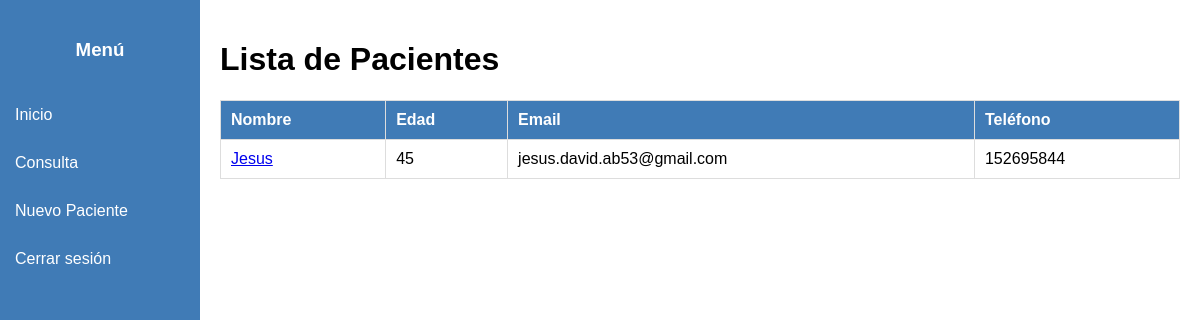
Before: /reportes/consultas/pacientes/ with the older database file.
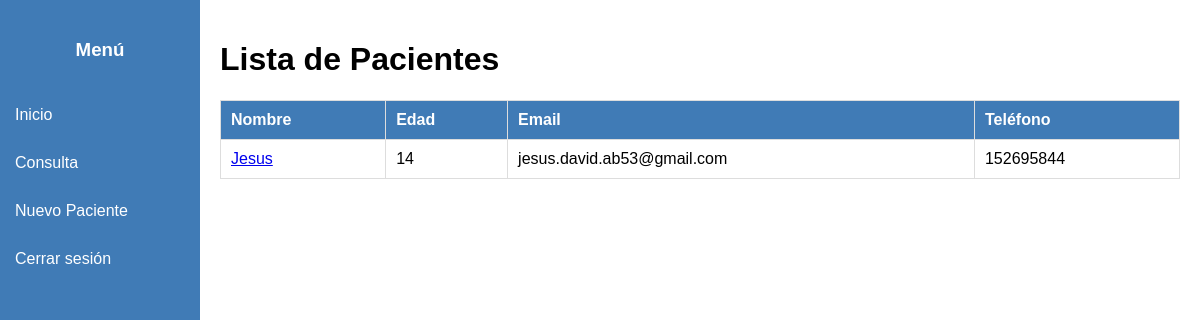
After: the same page with the newer database file.
### usuarios/models.py (models this page shows, shortened)
class Paciente(models.Model):
    usuario = models.ForeignKey(Usuario, on_delete=models.CASCADE, related_name='pacientes')
    email = models.EmailField(max_length=100, unique=True)
    edad = models.IntegerField()
    genero = models.CharField(max_length=10, choices=[('masculino', 'Masculino'), ('femenino', 'Femenino')])
    telefono = models.CharField(max_length=15)

class Usuario(models.Model):
    ROL_OPCIONES = [('profesional', 'Profesional de la salud'),('paciente', 'Paciente'),]
    nombre = models.CharField(max_length=100)
    login = models.CharField(max_length=100)
    password = models.CharField(max_length=100)
    rol = models.CharField( max_length=20,choices=ROL_OPCIONES, default='paciente')

### reportes/views.py (the view)
# urls.py: path('consultas/pacientes/', views.pacientes, name='pacientes'),
def pacientes(request):
    pacientes = Paciente.objects.all()
    return render(request, 'pacientes.html', {'pacientes': pacientes})

### reportes/templates/pacientes.html (shortened to what this page needs)
<!DOCTYPE html>
<html lang="es">
<head>
</head>
<body>
  <div class="sidebar">
    <h3>Menú</h3>
    <a href="/reportes/consultas">Inicio</a>
    <a href="/reportes/consultas/pacientes/">Consulta</a>
    <a href="/reportes/nueva-historia/">Nuevo Paciente</a>
    <a href="/logout/">Cerrar sesión</a>
  </div>
  <div class="content">
    <h1>Lista de Pacientes</h1>
    <table>
      <thead>
        <tr>
          <th>Nombre</th>
          <th>Edad</th>
          <th>Email</th>
          <th>Teléfono</th>
        </tr>
      </thead>
      <tbody>
        {% for paciente in pacientes %}
        <tr>
            <td><a href="{% url 'consulta_paciente' paciente_id=paciente.id %}">{{ paciente.usuario.nombre }}</a></td>
            <td>{{ paciente.edad }}</td>
            <td>{{ paciente.email}}</td>
            <td>{{ paciente.telefono }}</td>
        </tr>
        {% empty %}
        <tr>
          <td colspan="2">No hay pacientes registrados.</td>
        </tr>
        {% endfor %}
      </tbody>
    </table>
  </div>
</body>
</html>

### reportes/templates/pacientes.html (style rules this page uses)
body { font-family: Arial, sans-serif; margin: 0; padding: 0; display: flex; }
.sidebar { width: 200px; height: 100vh; background-color: rgb(64, 123, 182); color: white; padding-top: 20px; position: fixed; top: 0; left: 0; }
.sidebar h3 { text-align: center; color: white; margin-bottom: 30px; }
.sidebar a { display: block; color: white; padding: 15px; text-decoration: none; }
.content { margin-left: 200px; padding: 20px; width: calc(100% - 200px); box-sizing: border-box; }
table { width: 100%; border-collapse: collapse; }
table, th, td { border: 1px solid #ddd; }
th, td { padding: 10px; text-align: left; }
th { background-color: rgb(64, 123, 182); color: white; }

Changed rows visible on the page:
changed Paciente "jesus.david.ab53@gmail.com": edad "45" → "14"
